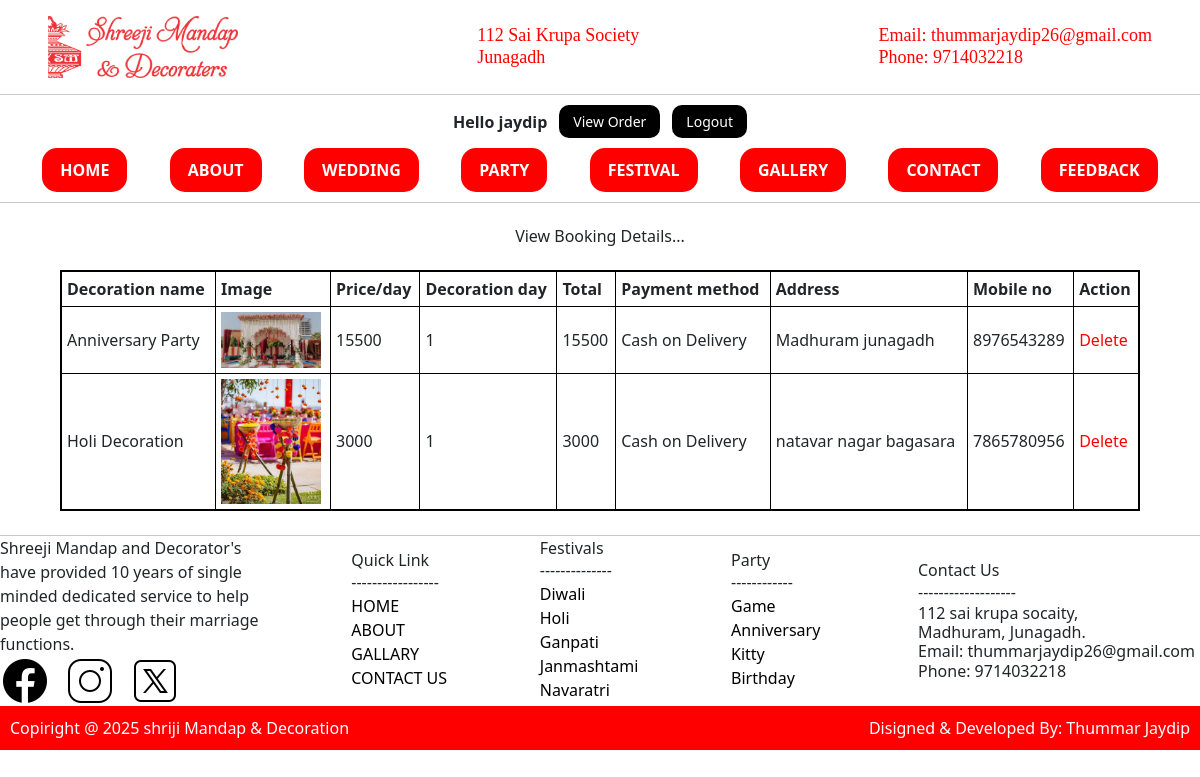
Screenshot of /client/php/vieworder.php (signed in) with the database file from the repository.
### tables this page shows
CREATE TABLE `booknow` (
  `id` int(11) NOT NULL,
  `name` varchar(50) NOT NULL,
  `image` varchar(100) NOT NULL,
  `price` varchar(50) NOT NULL,
  `dayofdecoration` varchar(20) NOT NULL,
  `total` varchar(30) NOT NULL,
  `payment` varchar(30) NOT NULL,
  `address` varchar(50) NOT NULL,
  `mobile` varchar(10) NOT NULL,
  `user_id` int(100) NOT NULL
);

### client/php/vieworder.php (the view, shortened to what this page needs)
<?php
include 'header.php';
include 'dbconnection.php';
$userid = $_SESSION['userid'];
$qry = "SELECT * FROM booknow WHERE user_id='$userid'";
$result = mysqli_query($con, $qry);
?>
<h2 style="text-align:center">View Booking Details...</h2>
<center>
<table style="border-collapse: collapse; border:2px solid black; width: 90%;" cellpadding="10">
    <tr>
        <th class="tb">Decoration name</th>
        <th class="tb">Image</th>
        <th class="tb">Price/day</th>
        <th class="tb">Decoration day</th>
        <th class="tb">Total</th>
        <th class="tb">Payment method</th>
        <th class="tb">Address</th>
        <th class="tb">Mobile no</th>
        <th class="tb">Action</th>
    </tr>
    <?php while($row = mysqli_fetch_assoc($result)) { ?>
        <tr>
            <td class="tb"><?= $row['name'] ?></td>
            <td class="tb">
                <img src="../../products/<?= $row['image']; ?>" alt="image" width="100" height="100">
            </td>
            <td class="tb"><?= $row['price'] ?></td>
            <td class="tb"><?= $row['dayofdecoration'] ?></td>
            <td class="tb"><?= $row['total'] ?></td>
            <td class="tb"><?= $row['payment'] ?></td>
            <td class="tb"><?= $row['address'] ?></td>
            <td class="tb"><?= $row['mobile'] ?></td>
            <td class="tb">
                <a href="delete_order.php?id=<?= $row['id'] ?>"
                   onclick="return confirm('Are you sure delete order?');"
                   style="color:red;">Delete</a>
            </td>
        </tr>
    <?php } ?>
</table>
</center>
<br><hr>
<?php include 'footer.php'; ?>

### client/php/header.php (style rules this page uses)
* { margin: 0; padding: 0; box-sizing: border-box; }

### client/php/vieworder.php (style rules this page uses)
.tb { border: 1px solid black; padding: 5px; }

### rows the page displays
booknow: name "Anniversary Party", image (picture), price "15500", dayofdecoration "1", total "15500", payment "Cash on Delivery", address "Madhuram junagadh", mobile "8976543289"
booknow: name "Holi Decoration", image (picture), price "3000", dayofdecoration "1", total "3000", payment "Cash on Delivery", address "natavar nagar bagasara", mobile "7865780956"

### other values shown
$_SESSION['username'] "jaydip"
